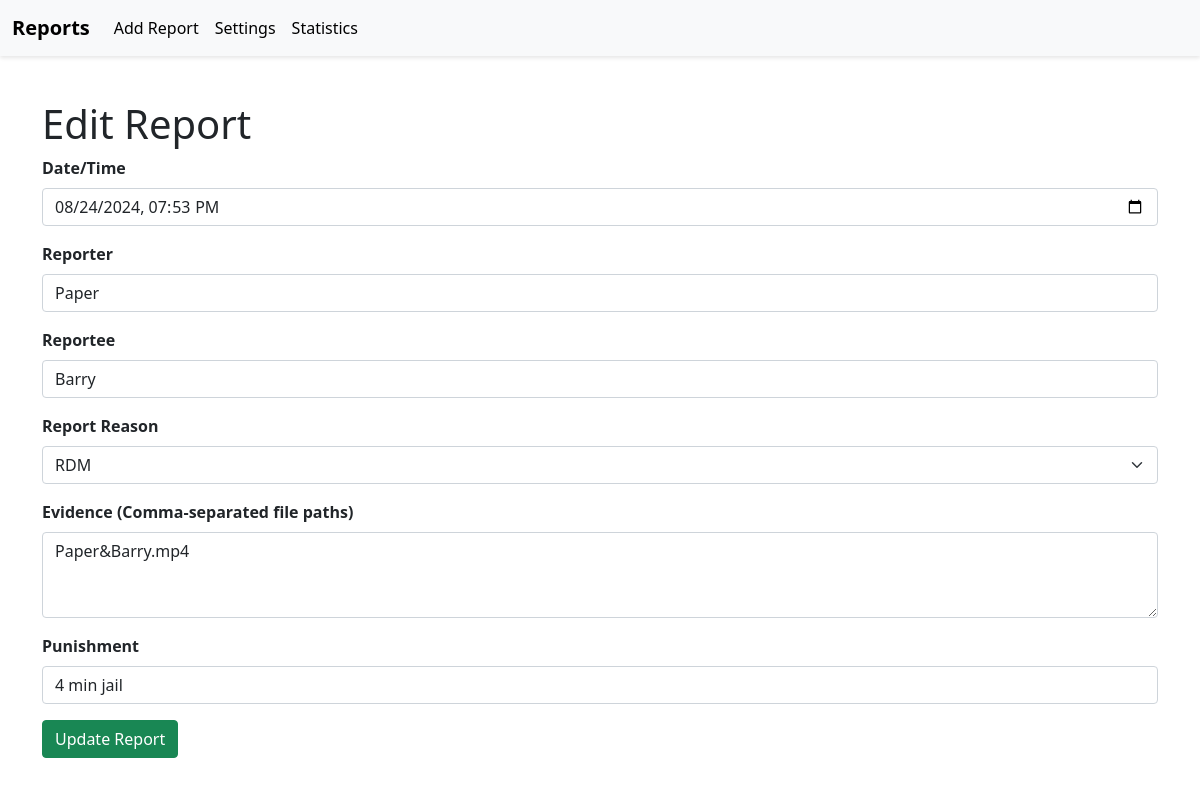
Screenshot of /edit/1 with the database file from the repository.
### tables this page shows
CREATE TABLE report (
    id INTEGER PRIMARY KEY AUTOINCREMENT,
    date_time TEXT NOT NULL,
    reporter TEXT NOT NULL,
    reportee TEXT NOT NULL,
    report_reason TEXT NOT NULL,
    evidence TEXT,  -- This will now store a comma-separated list of file paths
    punishment TEXT
);

### app.py (the view, shortened to what this page needs)
@app.route('/edit/<int:id>', methods=['GET', 'POST'])
def edit_report(id):
    db = get_db()
    cursor = db.cursor()
    report = cursor.execute('SELECT * FROM report WHERE id = ?', (id,)).fetchone()
    if report:
        report = dict(report)
        report['date_time'] = datetime.strptime(report['date_time'], '%Y-%m-%d %H:%M:%S')  # Convert for template
        if report['report_reason'] == 'Other':
            report['other_reason'] = report['report_reason']
        else:
            report['other_reason'] = ''
    db.close()
    return render_template('edit_report.html', report=report)

### app.py (called while the page is built)
def get_db():
    conn = sqlite3.connect(DATABASE)
    conn.row_factory = sqlite3.Row
    return conn

### templates/edit_report.html (shortened to what this page needs)
{% extends 'base.html' %}
{% block content %}
<h1>{{ 'Edit Report' if report else 'Add New Report' }}</h1>
<form method="POST">
    <div class="mb-3">
        <label for="date_time" class="form-label">Date/Time</label>
        <input type="datetime-local" class="form-control" id="date_time" name="date_time" required value="{{ report.date_time.strftime('%Y-%m-%dT%H:%M:%S') if report else '' }}">
    </div>
    <div class="mb-3">
        <label for="reporter" class="form-label">Reporter</label>
        <input type="text" class="form-control" id="reporter" name="reporter" required value="{{ report.reporter if report else '' }}">
    </div>
    <div class="mb-3">
        <label for="reportee" class="form-label">Reportee</label>
        <input type="text" class="form-control" id="reportee" name="reportee" required value="{{ report.reportee if report else '' }}">
    </div>
    <div class="mb-3">
        <label for="report_reason" class="form-label">Report Reason</label>
        <select class="form-select" id="report_reason" name="report_reason" required onchange="toggleOtherField()">
            <option value="RDM" {% if report and report.report_reason == 'RDM' %}selected{% endif %}>RDM</option>
        </select>
    </div>
    <div class="mb-3">
        <label for="evidence" class="form-label">Evidence (Comma-separated file paths)</label>
        <textarea class="form-control" id="evidence" name="evidence" rows="3" required>{{ report.evidence if report else '' }}</textarea>
    </div>
    <div class="mb-3">
        <label for="punishment" class="form-label">Punishment</label>
        <input type="text" class="form-control" id="punishment" name="punishment" required value="{{ report.punishment if report else '' }}">
    </div>
    <button type="submit" class="btn btn-success">{{ 'Update Report' if report else 'Add Report' }}</button>
</form>
{% endblock %}

### static/css/styles.css (style rules this page uses)
body { font-family: 'Segoe UI', Tahoma, Geneva, Verdana, sans-serif; background-color: #f0f2f5; color: #333; margin: 0; padding: 0; transition: background-color 0.3s ease; }
.btn { font-size: 1rem; padding: 10px 20px; border-radius: 4px; transition: background-color 0.3s ease, transform 0.2s ease; }
.form-control { border-radius: 4px; padding: 10px; font-size: 1rem; border: 1px solid #ced4da; }
.form-label { font-weight: bold; }

### rows the page displays
report: reporter "Paper", reportee "Barry", report_reason "RDM", evidence "Paper&Barry.mp4", punishment "4 min jail"

### other values shown
{{ 'Edit Report' if report else 'Add New Report' }} "Edit Report"
{{ 'Update Report' if report else 'Add Report' }} "Update Report"
